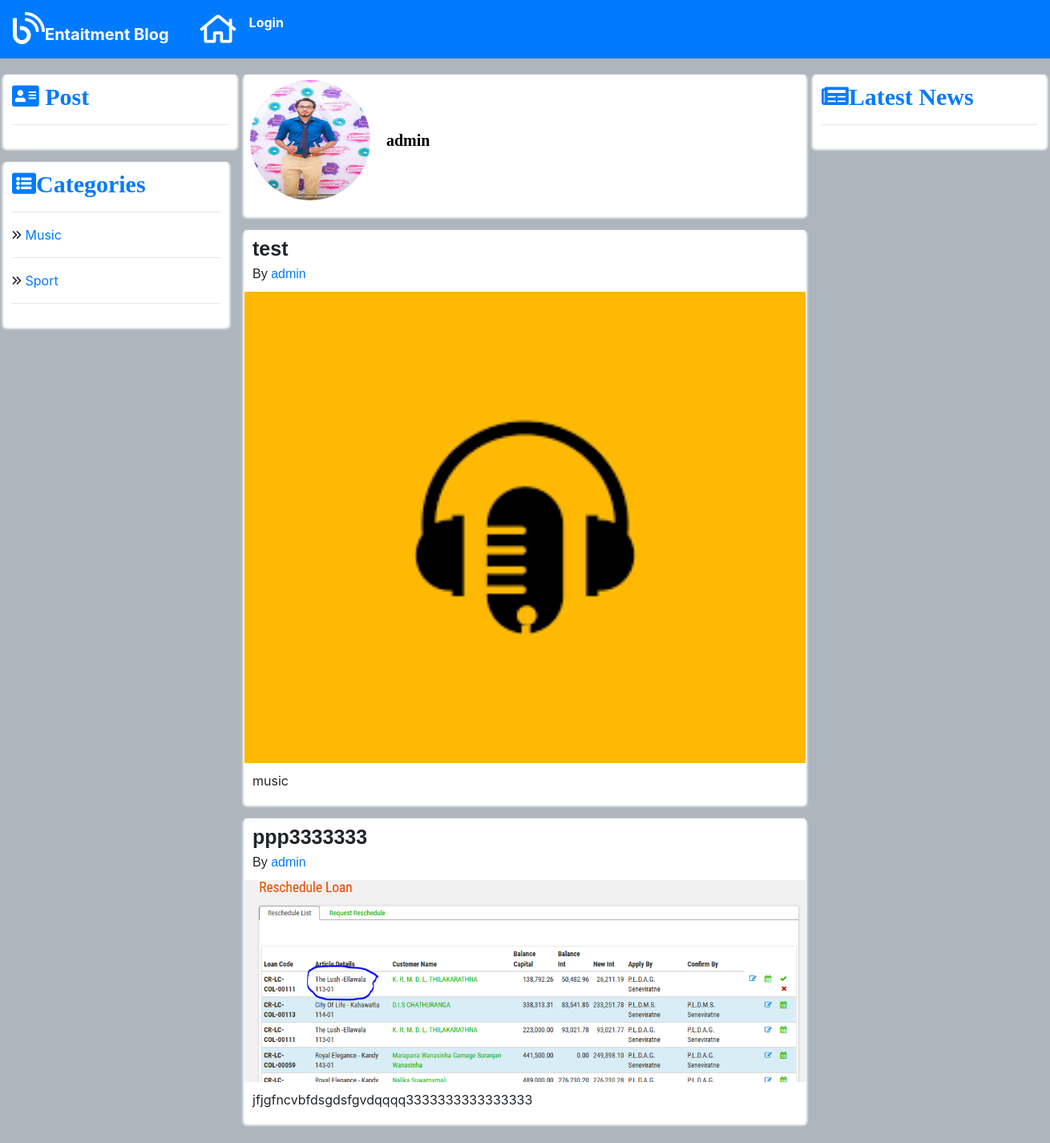
/index.php/user/profile/6, run on the app's committed database.
### tables this page shows
CREATE TABLE `categories` (
  `id` int(10) UNSIGNED NOT NULL,
  `name` varchar(100) NOT NULL
);

CREATE TABLE `users` (
  `id` int(10) UNSIGNED NOT NULL,
  `username` varchar(100) NOT NULL,
  `fullname` varchar(100) NOT NULL,
  `email` varchar(100) NOT NULL,
  `password` varchar(100) NOT NULL,
  `last_log_date` timestamp NOT NULL DEFAULT CURRENT_TIMESTAMP ON UPDATE CURRENT_TIMESTAMP,
  `pro_pic` text NOT NULL
);

CREATE TABLE `posts` (
  `id` int(10) UNSIGNED NOT NULL,
  `cat_id` int(10) UNSIGNED DEFAULT NULL,
  `sub_cat_id` int(10) UNSIGNED DEFAULT NULL,
  `author_id` int(10) UNSIGNED DEFAULT NULL,
  `title` varchar(100) NOT NULL,
  `image` varchar(100) DEFAULT NULL,
  `content` varchar(1000) NOT NULL,
  `status` text NOT NULL
);

### application/controllers/User.php (called while the page is built, shortened)
<?php
class User extends CI_Controller{
    public function profile($user_id){
        $result = $this->user_model->get_user_by_id($user_id);
        $data['page_body'] = 'profile_view';
        $data['result'] = $result[0];
        $this->load->view('page/home/index', $data);
    }
}

### index.php (called while the page is built, shortened)
<?php
require_once BASEPATH.'core/CodeIgniter.php';

### application/models/Categories_model.php (called while the page is built, shortened)
<?php
class Categories_model extends CI_Model{
    public function get_main_categories(){
        $results = $this->db->get('categories');
        return $results->result();
    }
}

### application/models/User_model.php (called while the page is built, shortened)
<?php
class User_model extends CI_Model{
    public function get_user_by_id($user_id){
        $this->db->where('id', $user_id);
        $result = $this->db->get('users');
        return $result->result();
    }
}

### application/models/Post_model.php (called while the page is built, shortened)
<?php
class Post_model extends CI_Model{
    public function get_all_by_author_id($author_id){
        $this->db->select('posts.*, users.fullname AS author_name');
        $this->db->join('users', 'posts.author_id = users.id');
        $this->db->where('author_id', $author_id);
        $this->db->order_by('posts.id','desc');
        $result = $this->db->get('posts', 5 , 0);
        return $result->result();
    }
}

### application/views/partials/home/body/profile_view.php (the view, shortened to what this page needs)
<div class="profile-page-view-1010">
    <div class="profile-top-1010">
        <div class="profile-top-content-1010">
            <div class="profile-top-image-1010">
                <?php if(!empty($result->pro_pic)) {
                    ?>
                         <img src="<?php echo $result->pro_pic?>" alt="">
                    <?php
                }else{?>
                        <img src="<?php echo base_url(); ?>uploads/image/man.jpg" alt="">
                    <?php
                }?>
            </div>
            <div class="profile-top-title-1010">
                <p class="profile-top-title-name-1010"><?php echo $result->fullname; ?></p>
            </div>
        </div>
    </div>
</div>
<?php $results = $this->post_model->get_all_by_author_id($result->id);?>
<?php foreach ($results as $row){ ?>
    <div class="post-card">
        <div class="post-header">
            <p class="post-title"><?php echo $row->title; ?></p>
            <p class="author">
                By <a href="<?php echo base_url(); ?>index.php/user/profile/<?php echo $row->author_id; ?>">
                    <?php
                        if((int)$this->session->userdata('userid') === (int)$row->author_id){
                            echo "You";
                        }else{
                            echo $row->author_name;
                        }
                    ?>
                </a>
            </p>
        </div>
        <div class="post-image">
            <img src="<?php  echo $row->image; ?>">
        </div>
        <div class="post-text">
            <p>
                <?php echo substr($row->content, 0, 149);?>
            </p>
        </div>
    </div>
<?php } ?>

### application/views/page/home/index.php
<!DOCTYPE html>
<html lang="en" ng-app="myApp">
<head>
    <?php $this->load->view('partials/home/common/header'); ?>
</head>
<body>
<?php
    $this->load->view('partials/home/common/navbar');
?>
<div class="container-costom">
    <div class="row-costom">
        <div class="left-box">
            <?php $this->load->view('partials/home/common/postbar'); ?>
            <div class="left-box">
            <?php $this->load->view('partials/home/common/categoriesbar'); ?>
        </div>
        </div>
        <div class="middle-box">
            <?php
                if($page_body === "root"){
                    $this->load->view('partials/home/body/root');
                }else if($page_body === 'create_post'){
                    $this->load->view('partials/home/body/create_post');
                }else if($page_body === 'view_post'){
                    $this->load->view('partials/home/body/view_post');
                }else if($page_body === 'view_aLl_post'){
                    $this->load->view('partials/home/body/view_all_post');
                }else if($page_body === 'profile_view'){
                    $this->load->view('partials/home/body/profile_view');
                }else if($page_body === 'edit_post'){
                     $this->load->view('partials/home/body/edit_post');
                }else if($page_body === 'view_alert'){
                     $this->load->view('partials/home/body/view_alert');
                }else if($page_body === 'view_pending_post'){
                     $this->load->view('partials/home/body/view_pending_post');
                }else if($page_body === 'profile_view_edit'){
                     $this->load->view('page/home/profile_view_edit');
                }else if($page_body === 'errors'){
                    $this->load->view('partials/home/body/errors');
                }
            ?>
        </div>
        <div class="right-box">
            <?php $this->load->view('partials/home/common/newsbar'); ?>
        </div>
    </div>
</div>
</body>
</html>

### application/views/partials/home/common/header.php (shortened to what this page needs)
<link rel="stylesheet" href="<?php echo base_url() ?>assets/css/font-awesome.min.css">
<link rel="stylesheet" href="<?php echo base_url() ?>assets/css/google-font-poppins.css">
<link rel="stylesheet" href="<?php echo base_url() ?>assets/css/google-font-cormorant.css">
<link rel="stylesheet" href="<?php echo base_url() ?>assets/css/bootstrap.min.css">
<link rel="stylesheet" href="<?php echo base_url() ?>assets_old/css/main.css">

### application/views/partials/home/common/navbar.php (shortened to what this page needs)
<nav class="navbar navbar-expand-sm bg-primary navbar-dark">
    <a href="#" class="navbar-brand"><i class="fas fa-blog" style="font-weight: 500;font-size: 40px;color: #fff;"></i><b>Entaitment Blog</b></a>
    <div class="container">
        <ul class="navbar-nav">
            <li class="nav-item active">
                <a class="nav-link" title="Home" href="<?php echo base_url(); ?>index.php/home">
                <i class="fa fa-home" style="font-weight: 500;font-size: 40px;color: #fff;"></i></a>
            </li>
            <?php if($this->session->userdata('islogin')){?>
            <?php }
            else{?>
                 <li class="nav-item active">
                    <a class="nav-link" href="<?php echo base_url(); ?>index.php/user"><b>Login</b></a>
                </li>
            <?php }?>
        </ul>
    </div>
</nav>

### application/views/partials/home/common/postbar.php (shortened to what this page needs)
<div class="categories">
    <h3 class="categories-header text-primary"><i class="fa fa-address-card" aria-hidden="true"></i> <b>Post</b></h3>
    <hr>
</div>

### application/views/partials/home/common/categoriesbar.php
<div class="categories">
    <h3 class="categories-header text-primary"><i class="fa fa-list-alt" aria-hidden="true"></i><b>Categories</b></h3>
    <hr>
    <div class="main-category-list">
        <?php $main_categories = $this->categories_model->get_main_categories(); ?>
        <?php foreach ($main_categories as $cat_row){ ?>
            <div class="main-category-list-item">
                <p>
                    <i class="far fa-angle-double-right"></i>
                     <a href="<?php echo base_url() ?>index.php/post/all_post/<?php echo $cat_row->id; ?>">
                        <?php echo $cat_row->name; ?>
                    </a>
                </p>
                <hr>
            </div>
        <?php } ?>
    </div>
</div>

### application/views/partials/home/common/newsbar.php (shortened to what this page needs)
<div class="categories">
    <h3 class="categories-header text-primary"><i class="fa fa-newspaper" aria-hidden="true"></i><b>Latest News</b></h3>
    <hr>
</div>

### assets_old/css/main.css (style rules this page uses)
* { padding: 0; margin: 0; box-sizing: border-box; }
body { background: #adb5bd; }
.container-costom p { margin: 0; padding: 0; }
.row-costom { display: grid; grid-template-columns: 300px 700px 300px; margin: 20px auto 0 auto; width: 1300px; }
.left-box { margin-right: 10px; }
.middle-box { margin-bottom: 10px; }
.right-box { margin-left: 10px; }
.post-card { background: #fff; box-shadow: 0 3px 3px 2px #fff; border-radius: 3px; padding: 5px 0; margin-bottom: 20px; }
.post-header { padding: 0 10px 10px 10px; font-family: 'Poppins', sans-serif; }
.post-header .post-title { font-size: 25px; font-weight: bolder; }
.post-image { width: 700px; margin: 0 auto 10px auto; }
.post-image img { width: 100%; }
.post-text { padding: 0 10px; margin-bottom: 10px; }
.categories { background: #fff; box-shadow: 0 3px 3px 2px #fff; border-radius: 3px; padding: 10px; margin-bottom: 20px; }
.categories-header { font-family: 'Cormorant Garamond', serif; font-size: 30px; font-weight: bold; }
.profile-page-view-1010 { background: #fff; box-shadow: 0 3px 3px 2px #fff; border-radius: 3px; padding: 1%; margin-bottom: 20px; font-family: 'Cormorant Garamond', serif; color: black; font-weight: bold; font-size: 20px; }
.profile-top-1010 { position: relative; margin-bottom: 10px; }
.profile-top-content-1010 { display: flex; }
.profile-top-image-1010 { width: 150px; height: 150px; margin-right: 20px; }
.profile-top-image-1010 img { width: 100%; height: 100%; border-radius: 50%; }
.profile-top-title-1010 { display : flex; align-items : center; }
.profile-top-title-name-1010 { display: block; }

### data on the page
categories: name "Music"
categories: name "Sport"
users: pro_pic (picture), fullname "admin"
posts: title "test", author.fullname "admin", image (picture), content "music"
posts: title "ppp3333333", author.fullname "admin", image (picture), content "jfjgfncvbfdsgdsfgvdqqqq3333333333333333"
